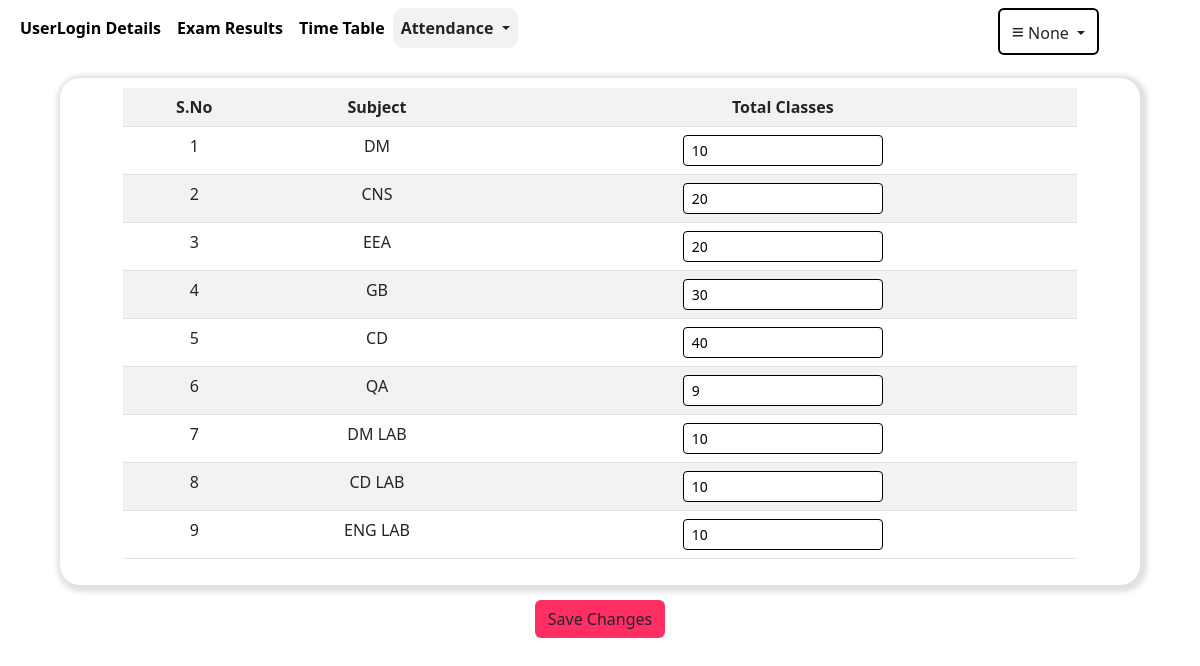
Screenshot of /editattendance with the database file from the repository.
### user/models.py (models this page shows, shortened)
class TotalAttendance(models.Model):
    Dept=models.CharField(max_length=20,default="",primary_key=True)
    DM_TOTAL=models.IntegerField(default=0)
    CNS_TOTAL=models.IntegerField(default=0)
    EEA_TOTAL=models.IntegerField(default=0)
    GB_TOTAL=models.IntegerField(default=0)
    CD_TOTAL=models.IntegerField(default=0)
    QA_TOTAL=models.IntegerField(default=0)
    DM_LAB_TOTAL=models.IntegerField(default=0)
    CD_LAB_TOTAL=models.IntegerField(default=0)
    ENG_LAB_TOTAL=models.IntegerField(default=0)

### user/views.py (the view, shortened to what this page needs)
# urls.py: path('editattendance',views.editattendance),
def editattendance(request):
    users=LoginDetails.objects.filter(usertype="Student").order_by('username')
    try:
        attendance=TotalAttendance.objects.get(Dept="CSE")
    except:
        attendance=TotalAttendance.objects.create(Dept="CSE")
    subjects=['DM','CNS','EEA','GB','CD','QA','DM LAB','CD LAB','ENG LAB']
    return render(request,'edit_attendance.html',{'users':users,'subjects':subjects,'attendance':attendance,'uname':request.session.get('uname'),'name':request.session.get('name')})

### user/templates/edit_attendance.html (shortened to what this page needs)
{% extends 'admin.html' %}
{% block content %}
{% block cont%}
<form action='/editattendance' method='post'>
    <center>
    <div class="box">
<table class="table tabe table-striped">
    <tr>
        <th>S.No</th><th>Subject</th><th>Total Classes</th>
    </tr>
    <tr>
        <td>1</td>
        <td>DM</td>
        <td><input class="input form-control-sm" name="dm" type="number" value={{attendance.DM_TOTAL}}></td>
    </tr>
    <tr>
        <td>2</td>
        <td>CNS</td>
        <td><input class="input form-control-sm" name="cns" type="number" value={{attendance.CNS_TOTAL}}></td>
    </tr>
    <tr>
        <td>3</td>
        <td>EEA</td>
        <td><input class="input form-control-sm" name="eea" type="number" value={{attendance.EEA_TOTAL}}></td>
    </tr>
    <tr>
        <td>4</td>
        <td>GB</td>
        <td><input class="input form-control-sm" name="gb" type="number" value={{attendance.GB_TOTAL}}></td>
    </tr>
    <tr>
        <td>5</td>
        <td>CD</td>
        <td><input class="input form-control-sm" name="cd"type="number" value={{attendance.CD_TOTAL}}></td>
    </tr>
    <tr>
        <td>6</td>
        <td>QA</td>
        <td><input class="input form-control-sm" name="qa" type="number" value={{attendance.QA_TOTAL}}></td>
    </tr>
    <tr>
        <td>7</td>
        <td>DM LAB</td>
        <td><input class="input form-control-sm" name="dm_lab"type="number" value={{attendance.DM_LAB_TOTAL}}></td>
    </tr>
    <tr>
        <td>8</td>
        <td>CD LAB</td>
        <td><input class="input form-control-sm"name="cd_lab"type="number" value={{attendance.CD_LAB_TOTAL}}></td>
    </tr>
    <tr>
        <td>9</td>
        <td>ENG LAB</td>
        <td><input class="input form-control-sm" name="eng_lab"type="number" value={{attendance.ENG_LAB_TOTAL}}></td>
    </tr>
</table>
</div>
</center>
<center><button class="btn" style="background-color:#ff2e63;">Save Changes</button></center>
</form>
{%endblock%}
{% endblock%}

### user/templates/edit_attendance.html (style rules this page uses)
.input { border:1px solid black; display:inline-block; width:200px; }
.box { width:90vw; margin:15px 0px 15px 0px; padding:10px; border-radius:20px; box-shadow:rgba(99,99,99,.2)2px 2px 5px 5px; }
.tabe { width:90%; border-radius:20px; }

### rows the page displays
TotalAttendance: dm "10", cns "20", eea "20", gb "30", cd "40", qa "9", dm_lab "10", cd_lab "10", eng_lab "10"

### other values shown
{{ uname }} "None"
